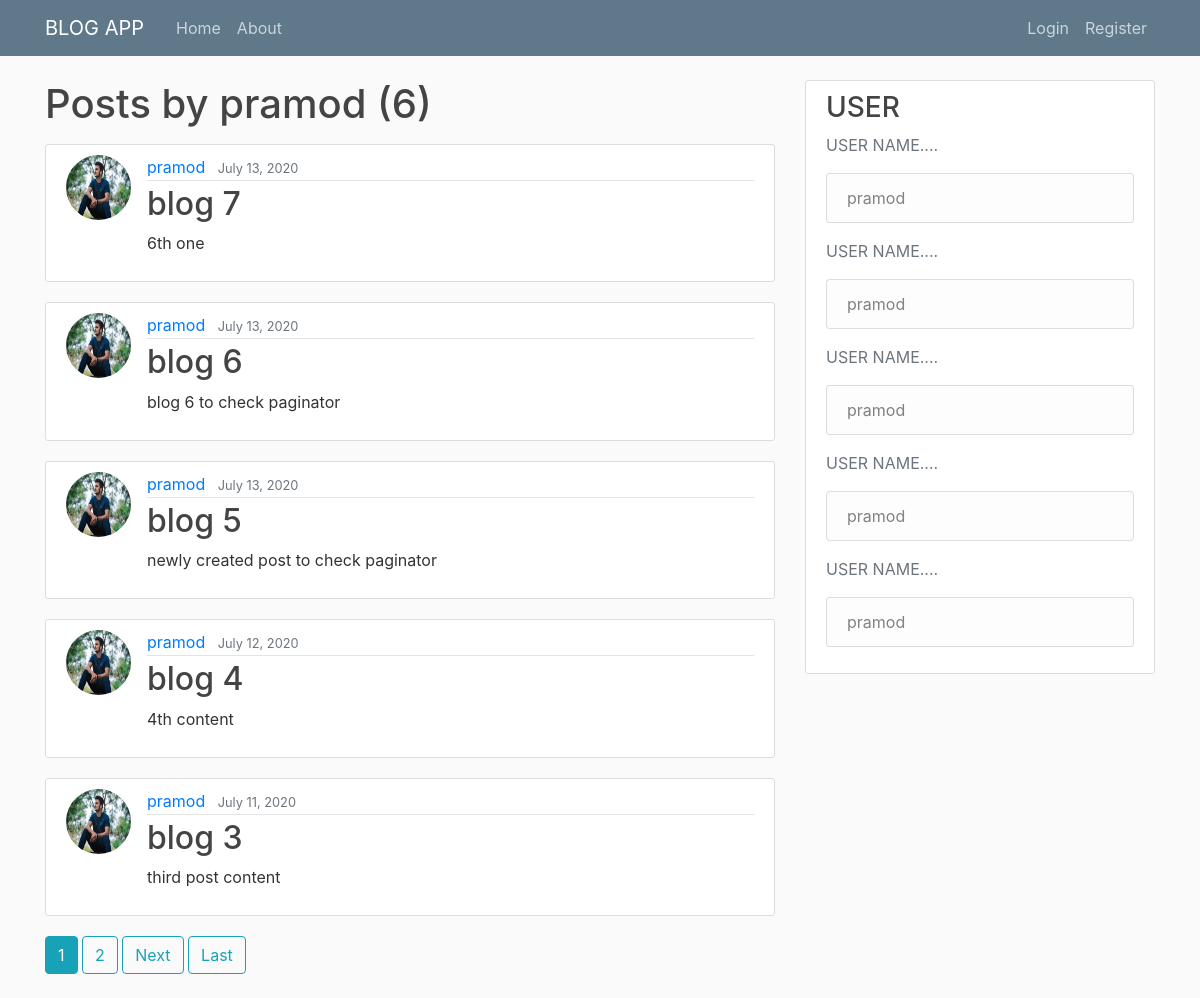
Before: /user/pramod with the older database file.
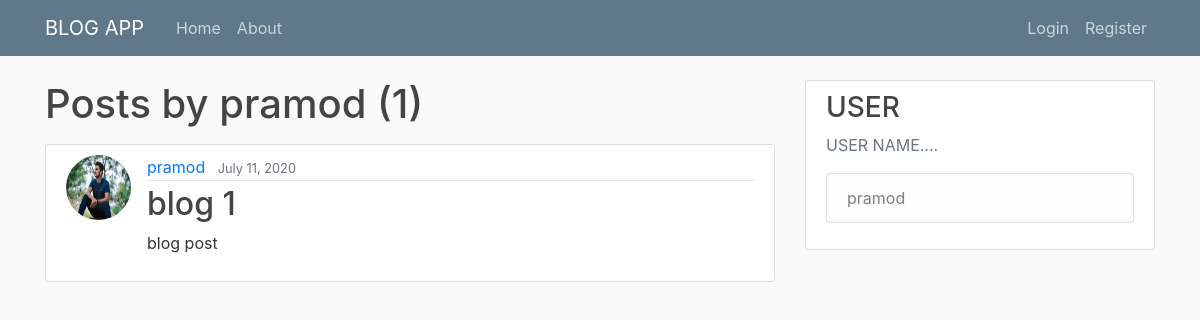
After: the same page with the newer database file.
### blog/models.py (models this page shows, shortened)
class Post(models.Model):
    title=models.CharField(max_length=100)
    content=models.TextField()
    date_posted=models.DateTimeField(default=timezone.now)
    author=models.ForeignKey(User,on_delete=models.CASCADE)

### users/models.py (models this page shows, shortened)
class Profile(models.Model):
    user=models.OneToOneField(User,on_delete=models.CASCADE)
    image=models.ImageField(default='default.jpg',upload_to='profile_pics')

### blog/views.py (the view, shortened to what this page needs)
# urls.py: path('user/<str:username>', UserPostListView.as_view(), name='user-posts'),
class UserPostListView(ListView):
	model=Post
	template_name='blog/user_posts.html'
	context_object_name = 'posts'
	ordering=['-date_posted']
	paginate_by=5
	def get_queryset(self):
		user=get_object_or_404(User, username=self.kwargs.get('username'))
		return Post.objects.filter(author=user).order_by('-date_posted')

### blog/templates/blog/user_posts.html (shortened to what this page needs)
{% extends "blog/base.html" %}
{% block content %}
<h1 class="mb-3">Posts by {{ view.kwargs.username }} ({{ page_obj.paginator.count }})</h1>
    {%for post in posts %}
    <article class="media content-section">
      <img class ="rounded-circle article-img" src="{{ post.author.profile.image.url }}">
        <div class="media-body">
          <div class="article-metadata">
            <a class="mr-2" href="{% url 'user-posts' post.author.username %}">{{ post.author }}</a>
            <small class="text-muted">{{ post.date_posted|date:"F d, Y" }}</small>
          </div>
          <h2><a class="article-title" href="{% url 'post-detail' post.id %}">{{ post.title }}</a></h2>
          <p class="article-content">{{ post.content }}</p>
        </div>
      </article>
    {% endfor %}
    {% if is_paginated %}
      {% for num in page_obj.paginator.page_range %}
        {% if page_obj.number == num %}
          <a class="btn btn-info mb-4" href="?page={{ num }}">{{ num }}</a>
        {% elif num > page_obj.number|add:'-3' and num < page_obj.number|add:'3' %}
          <a class="btn btn-outline-info mb-4" href="?page={{ num }}">{{ num }}</a>
        {% endif %}
      {% endfor %}
      {% if page_obj.has_next %}
        <a class="btn btn-outline-info mb-4" href="?page={{ page_obj.next_page_number }}">Next</a>
        <a class="btn btn-outline-info mb-4" href="?page={{ page_obj.paginator.num_pages }}">Last</a>
      {% endif %}
    {% endif %}
{% endblock content %}

### blog/templates/blog/base.html (shortened to what this page needs)
{% load static %}
<!DOCTYPE html>
<html>
<head>
    <link rel="stylesheet" href="https://maxcdn.bootstrapcdn.com/bootstrap/4.0.0/css/bootstrap.min.css">
    <link rel="stylesheet" type="text/css" href="{% static 'blog/main.css' %}">
</head>
<body>
    <header class="site-header">
        <nav class="navbar navbar-expand-md navbar-dark bg-steel fixed-top">
          <div class="container">
            <a class="navbar-brand mr-4" href="{% url 'blog-home' %}">BLOG APP</a>
            <div class="collapse navbar-collapse" id="navbarToggle">
              <div class="navbar-nav mr-auto">
                <a class="nav-item nav-link" href="{% url 'blog-home' %}">Home</a>
                <a class="nav-item nav-link" href="{% url 'blog-about' %}">About</a>
              </div>
              <div class="navbar-nav">
                {% if user.is_authenticated %}
                  <a class="nav-item nav-link" href="{% url 'post-create' %}">New Post</a>
                  <a class="nav-item nav-link" href="{% url 'profile' %}">Profile</a>
                  <a class="nav-item nav-link" href="{% url 'logout' %}">Logout</a>
                {% else %}
                  <a class="nav-item nav-link" href="{% url 'login' %}">Login</a>
                  <a class="nav-item nav-link" href="{% url 'register' %}">Register</a>
                {% endif %}
              </div>
            </div>
          </div>
        </nav>
      </header>
<main role="main" class="container">
    <div class="row">
      <div class="col-md-8">
        {% block content %}{% endblock %}
      </div>
      <div class="col-md-4">
        <div class="content-section">
          <h3>USER</h3>
          {%for post in posts %}
          <p class='text-muted'>USER NAME....
            <ul class="list-group">
              <li class="list-group-item list-group-item-light">{{ post.author }}</li>
            </ul>
          </p>
          {% endfor %}
        </div>
      </div>
    </div>
  </main>
</body>
</html>

Changed rows visible on the page:
removed Post: author.profile.image (picture), author "pramod", date_posted "July 13, 2020", title "blog 7", content "6th one"
removed Post: author.profile.image (picture), author "pramod", date_posted "July 13, 2020", title "blog 6", content "blog 6 to check paginator"
removed Post: author.profile.image (picture), author "pramod", date_posted "July 13, 2020", title "blog 5", content "newly created post to check paginator"
removed Post: author.profile.image (picture), author "pramod", date_posted "July 12, 2020", title "blog 4", content "4th content"
removed Post: author.profile.image (picture), author "pramod", date_posted "July 11, 2020", title "blog 3", content "third post content"
now on this page (row edited): Post: author.profile.image (picture), author "pramod", date_posted "July 11, 2020", title "blog 1", content "blog post"
Other visible differences:
{{ page_obj.paginator.count }}: "6" → "1"
list line gone: "1"
list line gone: "2"
text no longer shown: "Next Last"
